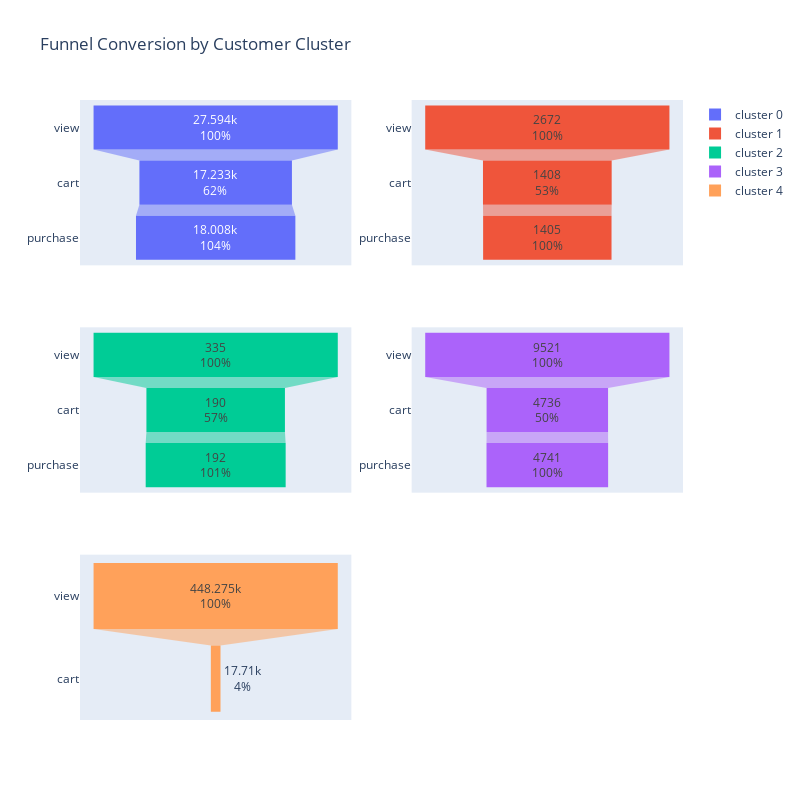

Notebook source saved alongside this figure:
### Code cell
from plotly.subplots import make_subplots

fig = make_subplots(rows=3, cols=2)

fig.add_trace(go.Funnel(
                        name='cluster 0',
                        x=fun_cls_0['user_session'],
                        y=fun_cls_0['event_type'],
                        textinfo = "value+percent previous"
                        ),
            row=1, col=1)

fig.add_trace(go.Funnel(
                        name='cluster 1',
                        x=fun_cls_1['user_session'],
                        y=fun_cls_1['event_type'],
                        textinfo = "value+percent previous"
                        ),
              row=1, col=2)


fig.add_trace(go.Funnel(
                        name='cluster 2',
                        x=fun_cls_2['user_session'],
                        y=fun_cls_2['event_type'],
                        textinfo = "value+percent previous"
                        ),
              row=2, col=1)

fig.add_trace(go.Funnel(
                        name='cluster 3',
                        x=fun_cls_3['user_session'],
                        y=fun_cls_3['event_type'],
                        textinfo = "value+percent previous"
                        ),
              row=2, col=2)

fig.add_trace(go.Funnel(
                        name='cluster 4',
                        x=fun_cls_4['user_session'],
                        y=fun_cls_4['event_type'],
                        textinfo = "value+percent previous"
                        ),
              row=3, col=1)

fig.update_layout(height=800, width=800, title_text="Funnel Conversion by Customer Cluster")

fig.show()

### Figure 1 — Plotly figure (JSON) as saved in the notebook; plotly's stock layout.template omitted (floating-point values rounded to 4 significant figures)
{"data": [{"name": "cluster 0", "textinfo": "value+percent previous", "type": "funnel", "x": [27594, 17233, 18008], "xaxis": "x", "y": ["view", "cart", "purchase"], "yaxis": "y"}, {"name": "cluster 1", "textinfo": "value+percent previous", "type": "funnel", "x": [2672, 1408, 1405], "xaxis": "x2", "y": ["view", "cart", "purchase"], "yaxis": "y2"}, {"name": "cluster 2", "textinfo": "value+percent previous", "type": "funnel", "x": [335, 190, 192], "xaxis": "x3", "y": ["view", "cart", "purchase"], "yaxis": "y3"}, {"name": "cluster 3", "textinfo": "value+percent previous", "type": "funnel", "x": [9521, 4736, 4741], "xaxis": "x4", "y": ["view", "cart", "purchase"], "yaxis": "y4"}, {"name": "cluster 4", "textinfo": "value+percent previous", "type": "funnel", "x": [448275, 17710], "xaxis": "x5", "y": ["view", "cart"], "yaxis": "y5"}], "layout": {"height": 800, "title": {"text": "Funnel Conversion by Customer Cluster"}, "width": 800, "xaxis": {"anchor": "y", "domain": [0, 0.45]}, "xaxis2": {"anchor": "y2", "domain": [0.55, 1]}, "xaxis3": {"anchor": "y3", "domain": [0, 0.45]}, "xaxis4": {"anchor": "y4", "domain": [0.55, 1]}, "xaxis5": {"anchor": "y5", "domain": [0, 0.45]}, "xaxis6": {"anchor": "y6", "domain": [0.55, 1]}, "yaxis": {"anchor": "x", "domain": [0.7333, 1]}, "yaxis2": {"anchor": "x2", "domain": [0.7333, 1]}, "yaxis3": {"anchor": "x3", "domain": [0.3667, 0.6333]}, "yaxis4": {"anchor": "x4", "domain": [0.3667, 0.6333]}, "yaxis5": {"anchor": "x5", "domain": [0, 0.2667]}, "yaxis6": {"anchor": "x6", "domain": [0, 0.2667]}}}
